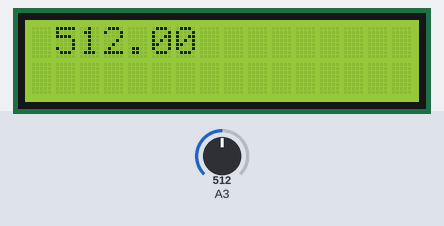
This sketch was run on a simulated Arduino Uno, built with avr-gcc and run on an emulated ATmega328P. Parts: 16×2 character LCD. The inputs (shaded band) are chosen by the test bench; at power-on: A3 = 512. What the sketch prints to the serial monitor is not drawn.

Above: at 1.2 s.
1.3 s: A3 set to 716
At 1.9 s:
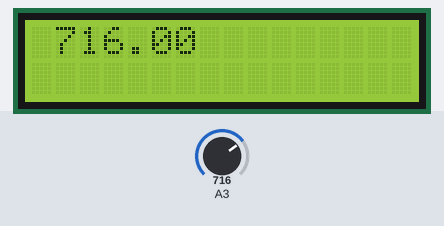
2.8 s: A3 set to 900
At 4.0 s:
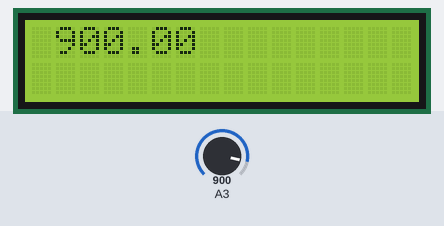
4.3 s: A3 set to 1023
At 5.5 s:
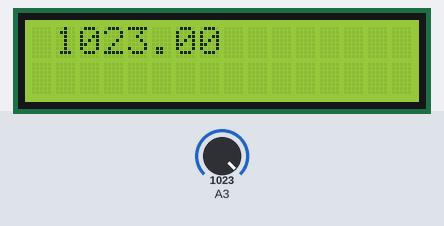
Timing chart, 0 to 7.3 s (numbered marks = the images above; inputs shaded):
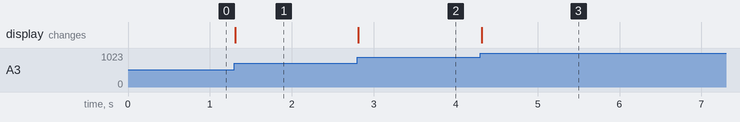

Measured:
- after the input at 1.3 s, the display: changes at once (image 1)
- after the input at 2.8 s, the display: changes at once (image 2)
- after the input at 4.3 s, the display: changes at once (image 3)

The sketch:

lcd_display.ino
```cpp
#include<LiquidCrystal.h>
LiquidCrystal lcd(2,3,4,5,6,7);
void setup()
{
 lcd.begin(16,2);
 Serial.begin(9600);
}
void loop()
{
  float val=analogRead(A3);
  lcd.setCursor(1,0);
  lcd.print(val);
  Serial.println(val);

}
```
